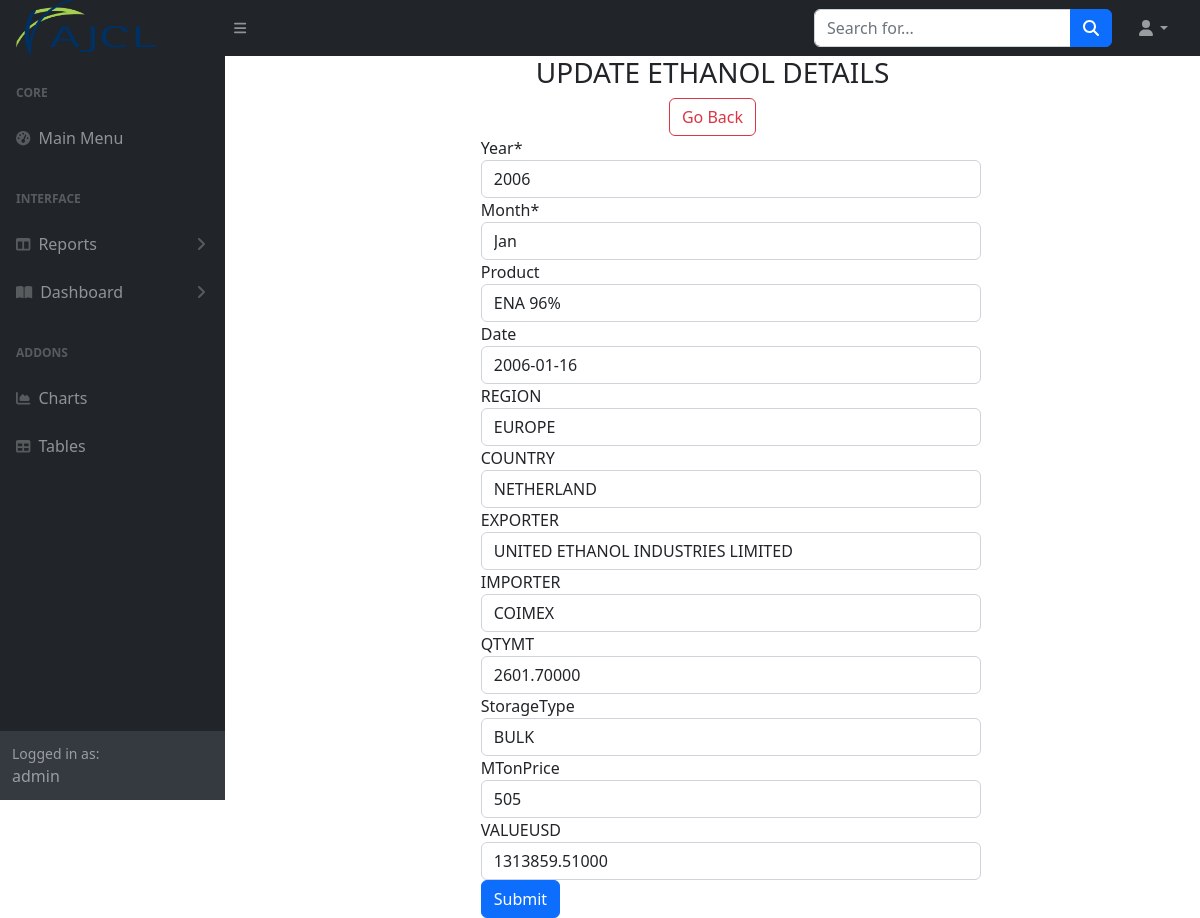
The app's page /ethanol/2/update/ (signed in) with its own data.
### pandasdemo/models.py (models this page shows)
class Ethanol(models.Model):
    IdNo = models.BigAutoField(primary_key=True)
    Year = models.PositiveSmallIntegerField(blank=False, null=False)
    Month = models.CharField(max_length=10, blank=False, null=False)
    Product = models.CharField(max_length=30, blank=True, null=True)
    Date = models.DateField(null=True,blank=True)
    REGION = models.CharField(max_length=20, blank=True, null=True)
    COUNTRY = models.CharField(max_length=40, blank=True, null=True)
    EXPORTER = models.CharField(max_length=200, blank=True, null=True)
    IMPORTER = models.CharField(max_length=200, blank=True, null=True)
    QTYMT = models.DecimalField(
        max_digits=25, decimal_places=5, blank=True, default=0.0, null=True)
    StorageType = models.CharField(max_length=25, blank=True, null=True)
    MTonPrice = models.IntegerField(blank=True, default=0, null=True)
    VALUEUSD = models.DecimalField(
        max_digits=20, decimal_places=5, blank=True, default=0.0, null=True)

### pandasdemo/views.py (the view)
# urls.py: path('ethanol/<pk>/update/', views.EthanolView.as_view(), name="update_ethanol"),
class EthanolView(LoginRequiredMixin,UpdateView):
    model = Ethanol
    form_class = EthanolForm
    template_name= "pandasdemo/update_ethanol.html"
    success_url = ('/ethanollist')

### pandasdemo/forms.py
class EthanolForm(forms.ModelForm):
    def __init__(self, *args, **kwargs):
        super().__init__(*args, **kwargs)
        self.helper = FormHelper(self)
        self.helper.form_method = 'POST'
        self.helper.add_input(Submit('submit', 'Submit'))
    class Meta:
        model = Ethanol
        fields = "__all__"

### pandasdemo/templates/pandasdemo/update_ethanol.html (shortened to what this page needs)
{% extends 'pandasdemo/index.html' %} {% load static %} {% block content %}
{% load crispy_forms_tags %}
<link
  href="https://cdn.jsdelivr.net/npm/bootstrap@5.2.0/dist/css/bootstrap.min.css"
  rel="stylesheet"
/>
<div class="text-center">
  <h3>UPDATE ETHANOL DETAILS</h3>
  <a href="{% url 'ethanollist' %}" button type="button" class="btn btn-outline-danger">Go Back</a>
</div>
<div class="container">
  <div class="row">
    <div class="col-3">
    </div>
    <div class="col-9">
      <div width=6>
      <form method="post" style="width: 500px">
        {% crispy form %}
             </form>
    </div>
  </div>
  </div>
</div>
{% endblock %}

### pandasdemo/templates/pandasdemo/index.html (shortened to what this page needs)
<!DOCTYPE html>
{% load static %} {% load humanize %}
<html lang="en">
  <head>
    <link
      href="https://cdn.jsdelivr.net/npm/simple-datatables@latest/dist/style.css"
      rel="stylesheet"
    />
    <link href="{% static 'pandasdemo/styles.css' %}" rel="stylesheet" />
  </head>
  <body class="sb-nav-fixed">
    <nav class="sb-topnav navbar navbar-expand navbar-dark bg-dark">
      <a class="navbar-brand ps-3" href="{% url 'home' %}">
        <img
          src="{% static 'pandasdemo/AJCLLogo.png' %}"
          width="140"
          height="56"
      /></a>
      <button
        class="btn btn-link btn-sm order-1 order-lg-0 me-4 me-lg-0"
        id="sidebarToggle"
        href=""
      >
        <i class="fas fa-bars"></i>
      </button>
      <form
        class="d-none d-md-inline-block form-inline ms-auto me-0 me-md-3 my-2 my-md-0"
      >
        <div class="input-group">
          <input
            class="form-control"
            type="text"
            placeholder="Search for..."
            aria-label="Search for..."
            aria-describedby="btnNavbarSearch"
          />
          <button class="btn btn-primary" id="btnNavbarSearch" type="button">
            <i class="fas fa-search"></i>
          </button>
        </div>
      </form>
      <ul class="navbar-nav ms-auto ms-md-0 me-3 me-lg-4">
        <li class="nav-item dropdown">
          <a
            class="nav-link dropdown-toggle"
            id="navbarDropdown"
            href=""
            role="button"
            data-bs-toggle="dropdown"
            aria-expanded="false"
            ><i class="fas fa-user fa-fw"></i
          ></a>
        </li>
      </ul>
    </nav>
    <div id="layoutSidenav">
      <div id="layoutSidenav_nav">
        <nav class="sb-sidenav accordion sb-sidenav-dark" id="sidenavAccordion">
          <div class="sb-sidenav-menu">
            <div class="nav">
              <div class="sb-sidenav-menu-heading">Core</div>
              <a class="nav-link" href="{% url 'home' %}">
                <div class="sb-nav-link-icon">
                  <i class="fas fa-tachometer-alt"></i>
                </div>
                Main Menu
              </a>
              <div class="sb-sidenav-menu-heading">Interface</div>
              <a
                class="nav-link collapsed"
                href="{% url 'home' %}"
                data-bs-toggle="collapse"
                data-bs-target="#collapseLayouts"
                aria-expanded="false"
                aria-controls="collapseLayouts"
              >
                <div class="sb-nav-link-icon">
                  <i class="fas fa-columns"></i>
                </div>
                Reports
                <div class="sb-sidenav-collapse-arrow">
                  <i class="fas fa-angle-down"></i>
                </div>
              </a>
              <a
                class="nav-link collapsed"
                href=""
                data-bs-toggle="collapse"
                data-bs-target="#collapsePages"
                aria-expanded="false"
                aria-controls="collapsePages"
              >
                <div class="sb-nav-link-icon">
                  <i class="fas fa-book-open"></i>
                </div>
                Dashboard
                <div class="sb-sidenav-collapse-arrow">
                  <i class="fas fa-angle-down"></i>
                </div>
              </a>
              <div class="sb-sidenav-menu-heading">Addons</div>
              <a class="nav-link" href="">
                <div class="sb-nav-link-icon">
                  <i class="fas fa-chart-area"></i>
                </div>
                Charts
              </a>
              <a class="nav-link" href="">
                <div class="sb-nav-link-icon"><i class="fas fa-table"></i></div>
                Tables
              </a>
            </div>
          </div>
          <div class="sb-sidenav-footer">
            <div class="small">Logged in as:</div>
            {{user.username}}
          </div>
        </nav>
      </div>
      <div id="layoutSidenav_content">
        <main>
          {%block content%}{% endblock %}
  </body>
</html>

### records on screen
Ethanol: Year "2006", Month "Jan", Product "ENA 96%", Date "2006-01-16", REGION "EUROPE", COUNTRY "NETHERLAND", EXPORTER "UNITED ETHANOL INDUSTRIES LIMITED", IMPORTER "COIMEX", QTYMT "2601.70000", StorageType "BULK", MTonPrice "505", VALUEUSD "1313859.51000"

### other values on screen
{{ user.username }} "admin"
